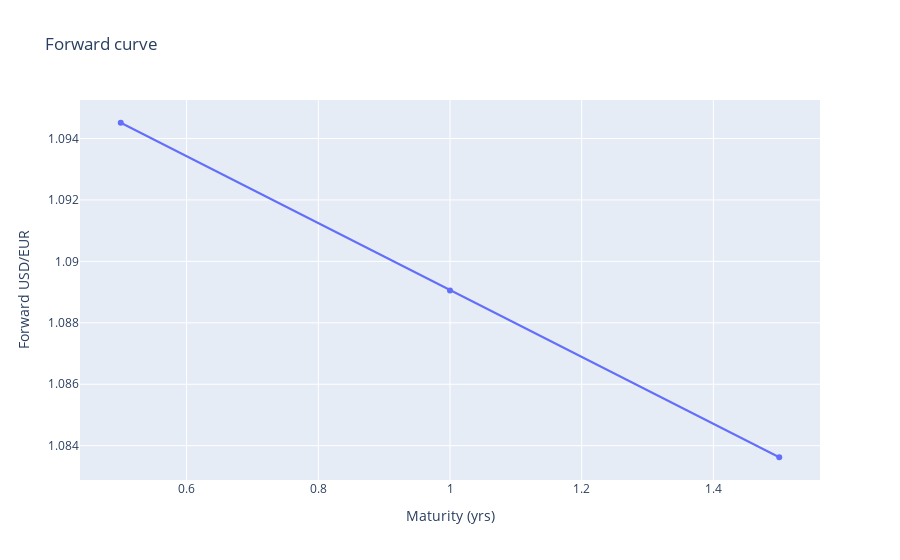

The cell this chart's notebook holds for it:
### Code cell
fig = px.line(forward_df, x="Maturity (yrs)", y="Forward USD/EUR", markers=True, title="Forward curve")
fig

### Figure 1 — Plotly figure (JSON) as saved in the notebook; plotly's stock layout.template omitted (floating-point values rounded to 4 significant figures)
{"data": [{"hovertemplate": "Maturity (yrs)=%{x}<br>Forward USD/EUR=%{y}<extra></extra>", "legendgroup": "", "line": {"color": "#636efa", "dash": "solid"}, "marker": {"symbol": "circle"}, "mode": "lines+markers", "name": "", "orientation": "v", "showlegend": false, "type": "scatter", "x": [0.5, 1.0, 1.5], "xaxis": "x", "y": [1.095, 1.089, 1.084], "yaxis": "y"}], "layout": {"legend": {"tracegroupgap": 0}, "title": {"text": "Forward curve"}, "xaxis": {"anchor": "y", "domain": [0.0, 1.0], "title": {"text": "Maturity (yrs)"}}, "yaxis": {"anchor": "x", "domain": [0.0, 1.0], "title": {"text": "Forward USD/EUR"}}}}
